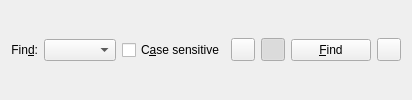
<?xml version="1.0" encoding="UTF-8"?>
<ui version="4.0">
 <class>FindWidget</class>
 <widget class="QWidget" name="FindWidget">
  <property name="windowTitle">
   <string>Find</string>
  </property>
  <layout class="QHBoxLayout" name="horizontalLayout">
   <item>
    <widget class="QLabel" name="labelFind">
     <property name="text">
      <string>Fin&amp;d:</string>
     </property>
     <property name="alignment">
      <set>Qt::AlignRight|Qt::AlignTrailing|Qt::AlignVCenter</set>
     </property>
     <property name="buddy">
      <cstring>comboBoxFind</cstring>
     </property>
    </widget>
   </item>
   <item>
    <widget class="QComboBox" name="comboBoxFind">
     <property name="sizePolicy">
      <sizepolicy hsizetype="MinimumExpanding" vsizetype="Fixed">
       <horstretch>0</horstretch>
       <verstretch>0</verstretch>
      </sizepolicy>
     </property>
    </widget>
   </item>
   <item>
    <widget class="QCheckBox" name="checkBoxCaseSensitive">
     <property name="text">
      <string>C&amp;ase sensitive</string>
     </property>
    </widget>
   </item>
   <item>
    <widget class="QToolButton" name="pushButtonBackward">
     <property name="toolTip">
      <string>Search backward</string>
     </property>
     <property name="text">
      <string/>
     </property>
     <property name="icon">
      <iconset resource="pdfviewer.qrc">
       <normaloff>:/icons/go-up.png</normaloff>:/icons/go-up.png</iconset>
     </property>
     <property name="checkable">
      <bool>true</bool>
     </property>
    </widget>
   </item>
   <item>
    <widget class="QToolButton" name="pushButtonForward">
     <property name="toolTip">
      <string>Search forward</string>
     </property>
     <property name="text">
      <string/>
     </property>
     <property name="icon">
      <iconset resource="pdfviewer.qrc">
       <normaloff>:/icons/go-down.png</normaloff>:/icons/go-down.png</iconset>
     </property>
     <property name="checkable">
      <bool>true</bool>
     </property>
     <property name="checked">
      <bool>true</bool>
     </property>
    </widget>
   </item>
   <item>
    <widget class="QPushButton" name="pushButtonFind">
     <property name="text">
      <string>&amp;Find</string>
     </property>
    </widget>
   </item>
   <item>
    <widget class="QToolButton" name="pushButtonClose">
     <property name="toolTip">
      <string>Close search panel</string>
     </property>
     <property name="icon">
      <iconset resource="pdfviewer.qrc">
       <normaloff>:/icons/dialog-cancel.png</normaloff>:/icons/dialog-cancel.png</iconset>
     </property>
    </widget>
   </item>
  </layout>
 </widget>
 <tabstops>
  <tabstop>comboBoxFind</tabstop>
  <tabstop>checkBoxCaseSensitive</tabstop>
  <tabstop>pushButtonBackward</tabstop>
  <tabstop>pushButtonForward</tabstop>
  <tabstop>pushButtonFind</tabstop>
  <tabstop>pushButtonClose</tabstop>
 </tabstops>
 <resources>
  <include location="pdfviewer.qrc"/>
 </resources>
 <connections/>
</ui>
